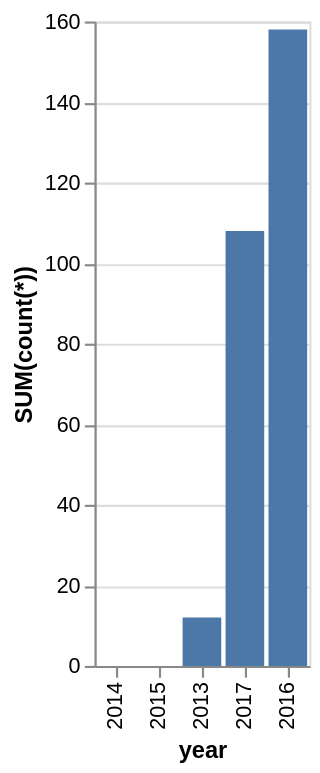

The Vega-Lite source for this figure:
### Vega-Lite specification from a JSON file in a GitHub repository (floating-point values rounded to 4 significant figures)
{"data": {"values": [{"x_data": "2014", "y_data": 0}, {"x_data": "2015", "y_data": 0}, {"x_data": "2013", "y_data": 12}, {"x_data": "2017", "y_data": 108}, {"x_data": "2016", "y_data": 158}]}, "mark": "bar", "encoding": {"x": {"field": "x_data", "type": "nominal", "title": "year", "sort": {"op": "sum", "field": "y_data", "order": "ascending"}}, "y": {"field": "y_data", "type": "quantitative", "title": "SUM(count(*))"}}}
